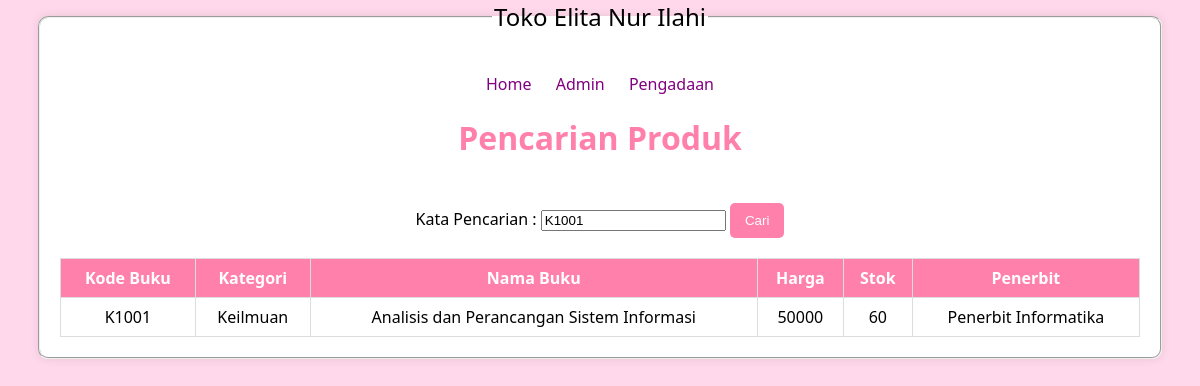
Screenshot of /tokobuku/index.php?kata_cari=K1001 with the database file from the repository.
### tables this page shows
CREATE TABLE `tb_product` (
  `ID_Buku` varchar(20) NOT NULL,
  `Kategori` varchar(20) NOT NULL,
  `Nama_Buku` varchar(50) NOT NULL,
  `Harga` int(10) NOT NULL,
  `Stok` varchar(10) NOT NULL,
  `Penerbit` varchar(20) NOT NULL
);

### tokobuku/index.php (the view, shortened to what this page needs)
<!DOCTYPE html>
<html lang="en">
<head>
</head>
<body>
    <fieldset>
        <legend>Toko Elita Nur Ilahi</legend>
            <div class="menu-container">
                <a class="menu-link" href="index.php">Home</a>
                <a class="menu-link" href="admin.php">Admin</a>
                <a class="menu-link" href="pengadaan.php">Pengadaan</a>
            </div>
        <h1>Pencarian Produk</h1>
        <br>
        <form method="GET" action="index.php" style="text-align: center;">
            <label for="kata_cari">Kata Pencarian : </label>
            <input type="text" name="kata_cari" value="<?php echo isset($_GET['kata_cari']) ? htmlspecialchars($_GET['kata_cari']) : ''; ?>" />
            <button type="submit">Cari</button>
        </form>
        <table>
            <thead>
                <tr>
                    <th>Kode Buku</th>
                    <th>Kategori</th>
                    <th>Nama Buku</th>
                    <th>Harga</th>
                    <th>Stok</th>
                    <th>Penerbit</th>
                </tr>
            </thead>
            <tbody>
                <?php
                include 'koneksi.php';
                if (isset($_GET['kata_cari'])) {
                    $kata_cari = $_GET['kata_cari'];
                    $query = "SELECT * FROM tb_product WHERE ID_Buku like '%$kata_cari%' OR
                        Nama_Buku like '%$kata_cari%' ORDER BY ID_Buku ASC";
                } else {
                    $query = "SELECT * FROM tb_product ORDER BY ID_Buku ASC";
                }
                $result = mysqli_query($koneksi, $query);
                while ($row = mysqli_fetch_assoc($result)) {
                ?>
                    <tr>
                        <td><?php echo $row['ID_Buku']; ?></td>
                        <td><?php echo $row['Kategori']; ?></td>
                        <td><?php echo $row['Nama_Buku']; ?></td>
                        <td><?php echo $row['Harga']; ?></td>
                        <td><?php echo $row['Stok']; ?></td>
                        <td><?php echo $row['Penerbit']; ?></td>
                    </tr>
                <?php
                }
                ?>
            </tbody>
        </table>
    </fieldset>
</body>
</html>

### tokobuku/index.php (style rules this page uses)
body { background-color: #ffd9eb; margin: 0; padding: 0; font-family: 'Segoe UI', Tahoma, Geneva, Verdana, sans-serif; text-align: center; }
fieldset { width: 90%; margin: auto; background-color: #fff; padding: 20px; border-radius: 10px; box-shadow: 0 0 10px rgba(0, 0, 0, 0.1); }
table { width: 100%; border-collapse: collapse; margin-top: 20px; }
th, td { border: 1px solid #ddd; padding: 8px; text-align: center; }
th { background-color: #ff80ab; color: #fff; }
legend { font-size: 24px; color: #000; margin-bottom: 20px; }
h1 { color: #ff80ab; }
a { color: #800080; text-decoration: none; margin: 0 10px; }
button { background-color: #ff80ab; color: #fff; padding: 10px 15px; border: none; border-radius: 5px; cursor: pointer; }

### rows the page displays
tb_product: ID_Buku "K1001", Kategori "Keilmuan", Nama_Buku "Analisis dan Perancangan Sistem Informasi", Harga "50000", Stok "60", Penerbit "Penerbit Informatika"
